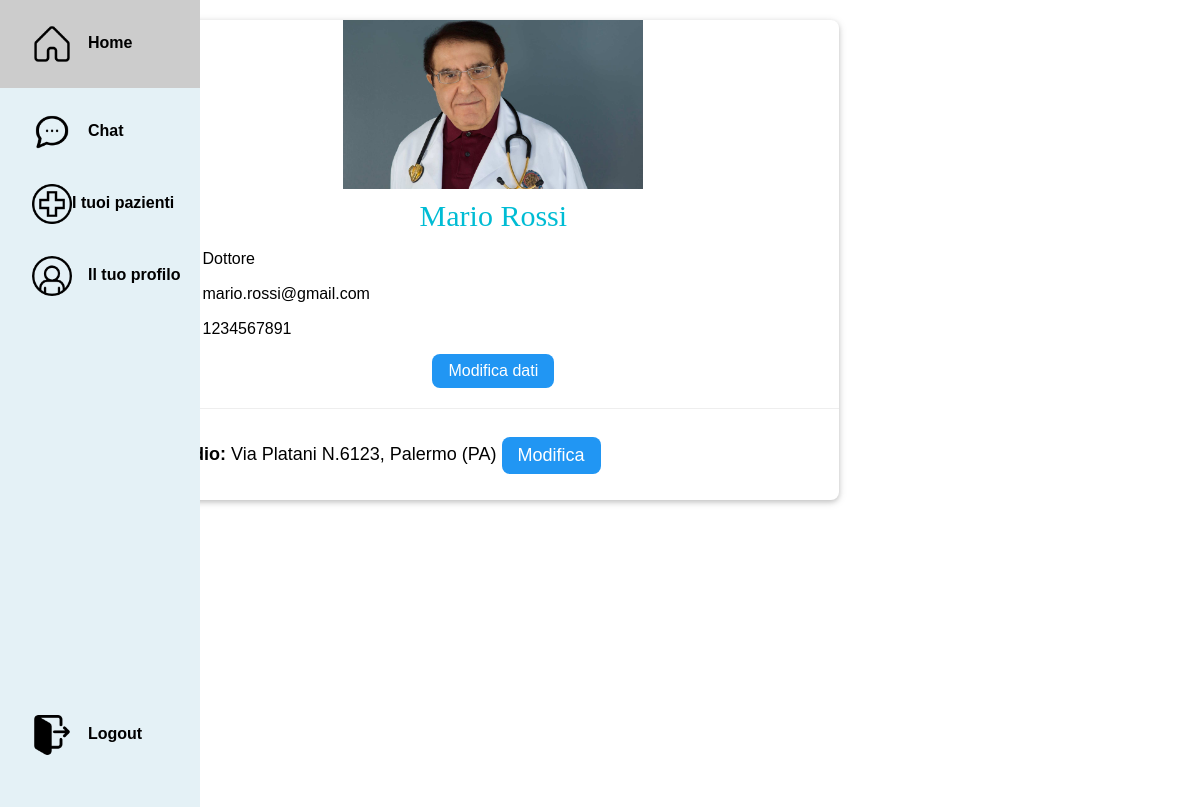
Page /profilo/ (signed in) on the earlier database version.
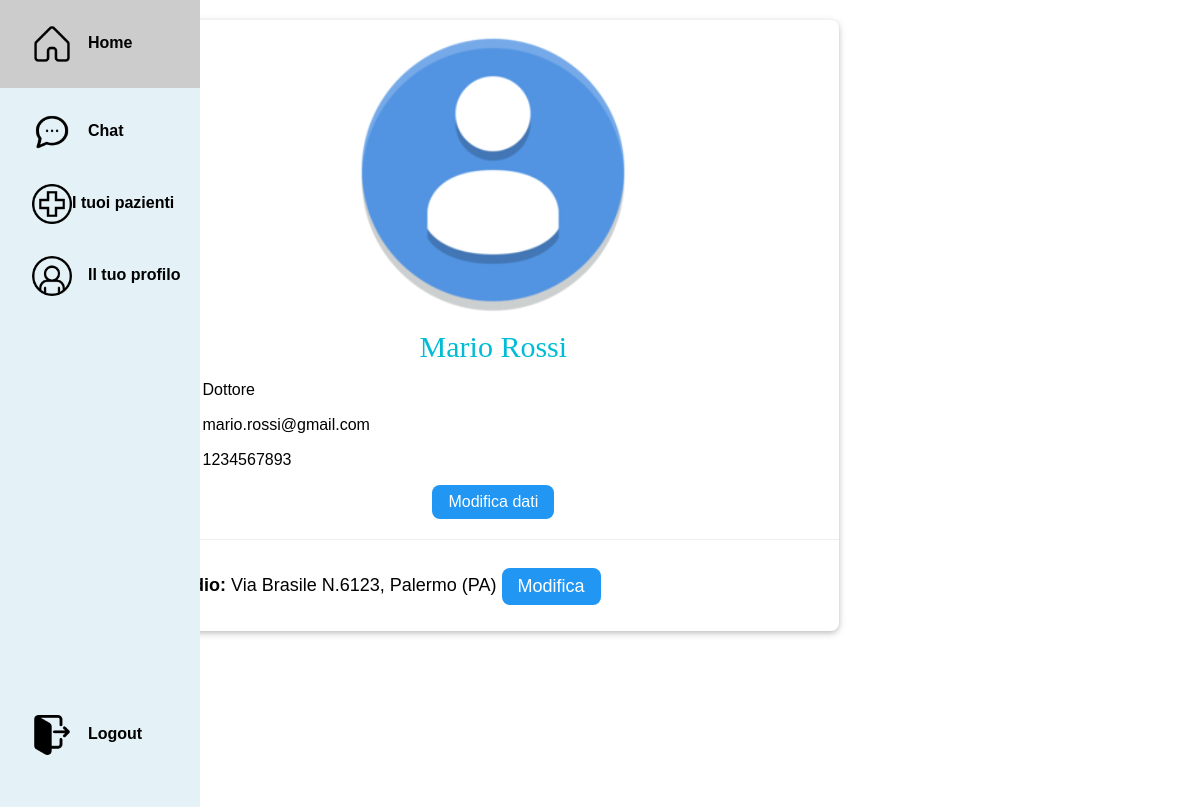
Same page on the later database version.
### myapp/models.py (models this page shows)
class Utente(AbstractUser):
    cf = models.CharField(max_length=16, blank=True)
    nome = models.CharField(max_length=30, blank=True)
    cognome = models.CharField(max_length=30, blank=True)
    provincia = models.CharField(max_length=2, blank=True)
    telefono = models.CharField(max_length=10)
    email = models.EmailField(max_length=100, blank=True)
    genere = models.CharField(max_length=1, choices=[('M', 'Maschio'), ('F', 'Femmina')])
    data_nascita = models.DateField()
    foto_profilo = models.ImageField(upload_to='images/', default='images/default.jpg')
    tipo_utente = models.BooleanField(default=False)  # tipo = 1 => dottore, tipo = 0 => paziente
    objects = CustomUserManager()

class Studio(models.Model):
    medico = models.OneToOneField(Utente, on_delete=models.CASCADE, limit_choices_to={'tipo_utente': True})
    via = models.CharField(max_length=50,blank=True)
    civico = models.IntegerField(blank=True)
    citta = models.CharField(max_length=30,blank=True)
    provincia = models.CharField(max_length=2,blank=True)

### myapp/views.py (the view)
# urls.py: path('profilo/', views.profile, name='profilo'),
@login_required(login_url='login/')
def profile(request):
    user = request.user
    context={
        'user' : request.user,
        'form':   EditProfileForm(instance=user)
    }
    if user.tipo_utente:
        try:
                studio = Studio.objects.get(medico=request.user)
                studio_form = StudioForm(instance=studio)
        except Studio.DoesNotExist:
                studio = None
                studio_form = StudioForm()
        context['studio'] = studio
        context['studioform'] = studio_form
    return render(request, 'profile.html', context)

### myapp/templates/profile.html (shortened to what this page needs)
{% extends 'base.html' %}
{% load crispy_forms_tags %}
{% load static %}
{% block content %}
<link rel="stylesheet" href="{% static 'css/modals.css' %}">
<div class="w3-container">
    <div class="w3-twothird w3-card-2 w3-round-large w3-white">
        <div class="w3-center">
            <img class="foto_profilo" src="{{request.user.foto_profilo.url}}" id="output" style="width: 300px">
        </div>
        <h2 class="w3-text-cyan w3-cursive w3-center">{{ user.nome }} {{ user.cognome }}</h2>
        {% if not user.tipo_utente %}
        <p>
            <i class="fa fa-briefcase fa-fw w3-margin-left w3-margin-right w3-large w3-text-cyan"></i>Paziente
        </p>
        {% else %}
        <p>
            Dottore
        </p>
        {% endif %}
        <p>
            {{ user.email }}
        </p>
        <p>
            {{ user.telefono }}
        </p>
        <div class="w3-center">
            <button onclick="openModal('editing')" class="w3-btn w3-round-large w3-blue">Modifica dati</button>
        </div>
        <hr />
        {% if user.tipo_utente is True %}
        {% if studio %}
        <p class="w3-padding w3-large w3-text-black"><strong>Studio: </strong> Via {{studio.via}}
            N.{{studio.civico}}, {{studio.citta}} ({{studio.provincia}})
            <button onclick="openModal('studioModal')"
                class="w3-btn w3-round-large w3-blue w3-right-align">Modifica</button>
        </p>
        {% else %}
        <p class="w3-center w3-text-black w3-margin-bottom"><strong>Non hai ancora indicato uno studio.</strong>
            <a class="w3-margin-right w3-round-large" href="javascript:void(0)"
                onclick="openModal('studioModal')">Clicca
                qui per aggiungerlo!</a>
        </p>
        {% endif %}
        {% endif %}
    </div>
</div>
{% endblock %}

Differences in the rows shown:
changed Utente "Mario": user.foto_profilo: picture removed, a placeholder shows; telefono "1234567891" → "1234567893"
changed Studio "Palermo": via "Platani" → "Brasile"
